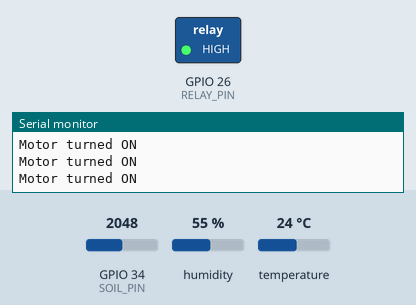
Bench run of a sketch on a simulated ESP32. On the bench: switched loads named in the sketch (green lamp = pin HIGH), the last lines printed to the serial monitor. The test bench sets the inputs (shaded band); at power-on: GPIO 34 (SOIL_PIN) = 2048, humidity 55 %, temperature 24 °C. WiFi joins after 1.5 s; servers stay silent unless stated; the local clock reads 2024-03-15 10:24:30 at power-on unless the sketch sets it.

Above: at 2.7 s.
2.8 s: GPIO 34 (SOIL_PIN) set to 2444
6.7 s: GPIO 34 (SOIL_PIN) set to 2565
At 7.7 s:
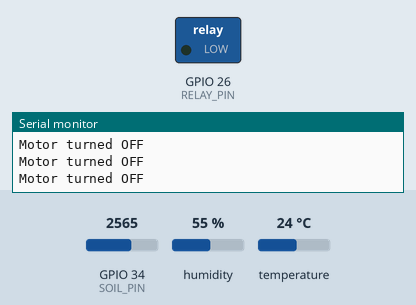
8.6 s: GPIO 34 (SOIL_PIN) set to 2460
At 9.0 s:
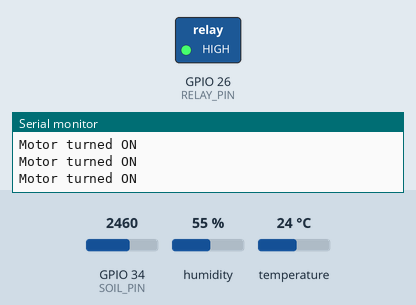
10.1 s: GPIO 34 (SOIL_PIN) set to 2540
At 10.7 s:
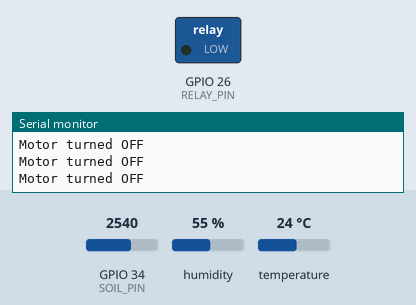
Timing chart, 0 to 12.8 s (numbered marks = the images above; inputs shaded):
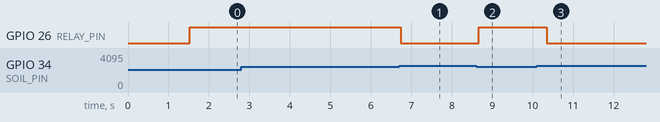

Measured:
- the behaviour switches between 2499 and 2500 on GPIO 34 (SOIL_PIN) (found by bisection; images 0 and 1)
- after the input at 6.7 s, GPIO 26 (RELAY_PIN): HIGH → LOW at once
- after the input at 8.6 s, GPIO 26 (RELAY_PIN): LOW → HIGH after 0.07 s
- after the input at 10.1 s, GPIO 26 (RELAY_PIN): HIGH → LOW after 0.25 s

The sketch:

FirebaseESP32.ino
```cpp
#include <WiFi.h>
#include <FirebaseESP32.h>
#include <DHT.h>
#include <time.h>

// WiFi Credentials
const char* WIFI_SSID = "One Plus Nord Ce 2";
const char* WIFI_PASSWORD = "karthik12345";

// Firebase Configuration
const char* FIREBASE_HOST = "smartplantcare-78386-default-rtdb.asia-southeast1.firebasedatabase.app";
const char* FIREBASE_AUTH = "AIzaSyAlRAlD6ry3UZh06Zr83iVzkroQqkrzhlw";

// Sensor Pins
#define DHTPIN 4
#define DHTTYPE DHT11
#define SOIL_PIN 34
#define RELAY_PIN 26  // Relay control pin for motor

// Timing Intervals
#define CURRENT_DATA_INTERVAL 5000    // 5 seconds
#define HISTORY_DATA_INTERVAL 30000   // 30 seconds

DHT dht(DHTPIN, DHTTYPE);
FirebaseData fbdo;
FirebaseAuth auth;
FirebaseConfig config;

void debugPrint(String message) {
  Serial.println(message);
}

bool syncTime() {
  configTime(8 * 3600, 0, "pool.ntp.org", "time.nist.gov");
  debugPrint("Syncing time...");

  time_t now = time(nullptr);
  int attempts = 0;
  while (now < 8 * 3600 * 2 && attempts < 20) {
    delay(500);
    now = time(nullptr);
    attempts++;
  }

  if (now > 1600000000) {
    char timeStr[20];
    strftime(timeStr, sizeof(timeStr), "%Y-%m-%d %H:%M:%S", localtime(&now));
    debugPrint("Time synced: " + String(timeStr));
    return true;
  }
  debugPrint("Time sync failed");
  return false;
}

// Relay control
void turnMotorOn() {
  digitalWrite(RELAY_PIN, HIGH); // Activate relay
  debugPrint("Motor turned ON");
}

void turnMotorOff() {
  digitalWrite(RELAY_PIN, LOW); // Deactivate relay
  debugPrint("Motor turned OFF");
}

void setup() {
  Serial.begin(115200);
  dht.begin();

  pinMode(RELAY_PIN, OUTPUT);
  digitalWrite(RELAY_PIN, LOW); // Ensure relay is OFF initially

  WiFi.begin(WIFI_SSID, WIFI_PASSWORD);
  debugPrint("Connecting to WiFi");
  while (WiFi.status() != WL_CONNECTED) {
    delay(500);
    Serial.print(".");
  }
  debugPrint("\nConnected! IP: " + WiFi.localIP().toString());

  if (!syncTime()) {
    debugPrint("Proceeding without time sync");
  }

  config.database_url = "https://" + String(FIREBASE_HOST);
  config.signer.tokens.legacy_token = FIREBASE_AUTH;

  Firebase.begin(&config, &auth);
  Firebase.reconnectWiFi(true);
  fbdo.setResponseSize(1024);
}

void updateCurrentData(float temp, float hum, int soil) {
  FirebaseJson json;
  json.set("temperature", temp);
  json.set("humidity", hum);
  json.set("soilMoisture", soil);
  json.set("timestamp", time(nullptr));

  if (!Firebase.set(fbdo, "/current", json)) {
    debugPrint("Current update failed: " + fbdo.errorReason());
  } else {
    debugPrint("Current data updated");
  }
}

void saveHistoryData(float temp, float hum, int soil) {
  time_t now;
  time(&now);
  char timestamp[20];
  strftime(timestamp, sizeof(timestamp), "%Y%m%d_%H%M%S", localtime(&now));

  FirebaseJson json;
  json.set("temperature", temp);
  json.set("humidity", hum);
  json.set("soilMoisture", soil);
  json.set("timestamp", now);

  String historyPath = "/history/" + String(timestamp);
  if (!Firebase.set(fbdo, historyPath.c_str(), json)) {
    debugPrint("History save failed: " + fbdo.errorReason());
  } else {
    debugPrint("History saved: " + historyPath);
  }
}

void controlMotorBySoilMoisture(int soilMoisture) {
  int threshold = 2500; // Set threshold as needed (adjust based on soil sensor range)
  if (soilMoisture < threshold) {
    turnMotorOn(); // Dry soil → turn on motor
  } else {
    turnMotorOff(); // Moist soil → turn off motor
  }
}

void loop() {
  static unsigned long lastCurrentUpdate = 0;
  static unsigned long lastHistoryUpdate = 0;

  float temp = dht.readTemperature();
  float hum = dht.readHumidity();
  int soil = analogRead(SOIL_PIN);

  if (isnan(temp) || isnan(hum)) {
    debugPrint("Failed to read DHT sensor!");
    delay(1000);
    return;
  }

  // Control motor based on soil moisture
  controlMotorBySoilMoisture(soil);

  // Update current data every 5 seconds
  if (millis() - lastCurrentUpdate >= CURRENT_DATA_INTERVAL) {
    lastCurrentUpdate = millis();
    updateCurrentData(temp, hum, soil);
  }

  // Save history every 30 seconds
  if (millis() - lastHistoryUpdate >= HISTORY_DATA_INTERVAL) {
    lastHistoryUpdate = millis();
    saveHistoryData(temp, hum, soil);
  }

  delay(100); // Small delay to prevent watchdog trigger
}
```
